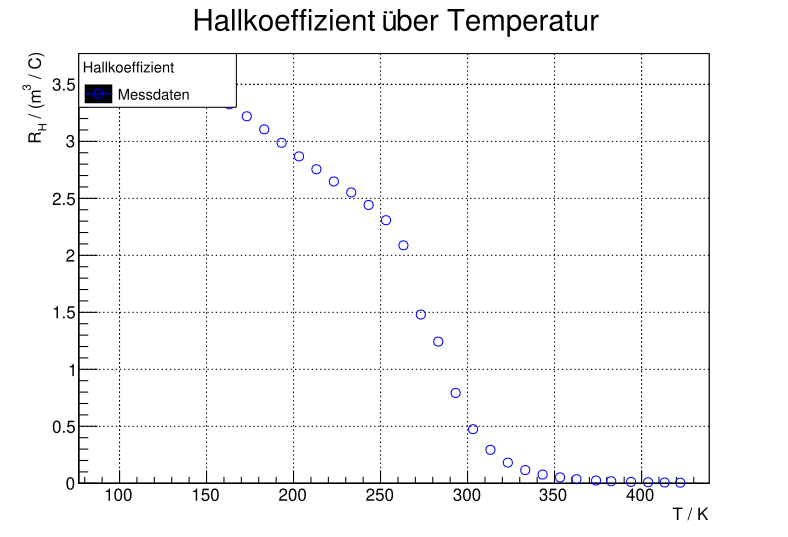

Generate this figure with Python:
#!/usr/bin/env python
#/*************************************
#  *
#  * Filename : A1R_h.py
#  *
#  * Projectname : 
#  *
#  * Author : Oskar Taubert
#  *
#  * Creation Date : So 12 Jun 2016 15:24:47 CEST
#  *
#  * Last Modified : So 26 Jun 2016 21:47:07 CEST
#  *
#  *************************************/
#
from ROOT import *

import csv

import numpy as np

gROOT.Reset();

###the other random shit
#Probe A Abmessungen
l = 19. # mm
b = 10. # mm
d = 1. # mm

B = 0.5 # T


###entries:
Ts = np.array([], dtype=np.float) # in degree Celsius
IAs = np.array([], dtype=np.float) # in mA
UAleit = np.array([], dtype=np.float) # V
UAHplus = np.array([], dtype=np.float) # mV
UAHminus = np.array([], dtype=np.float) # mV
IBs = np.array([], dtype=np.float) # muA
UBleit = np.array([], dtype=np.float) # mV
UBHplus = np.array([], dtype=np.float) # mV
UBHminus = np.array([], dtype=np.float) # mV

UAH = np.array([], dtype=np.float)
UBH = np.array([], dtype=np.float)


filename = "data.csv"

data = open(filename);

for line in data:
    if line.startswith("#") or line.startswith(" ") or line.startswith("\n"):
        continue;
    line = line.split()

    Ts = np.append(Ts, float(line[0]))
    IAs = np.append(IAs, float(line[1]))
    UAleit = np.append(UAleit, float(line[2]))
    UAHplus = np.append(UAHplus, float(line[3]))
    UAHminus = np.append(UAHminus, float(line[4]))

    if len(line) > 5:
        IBs = np.append(IBs, float(line[5]))
        UBleit = np.append(UBleit, float(line[6]))
        UBHplus = np.append(UBHplus, float(line[7]))
        UBHminus = np.append(UBHminus, float(line[8]))

data.close()
#preprocessing
UAH = (UAHplus - UAHminus) / 2;
UBH = (UBHplus - UBHminus) / 2;
Ts = Ts + 273.15
errT = 0.1 * np.ones(len(Ts))


############################
### calc Hallkoeff R_H
############################
#TODO: oskar have to put the actual error in
errR_H = np.zeros(len(Ts))
R_Hs = - UAH * b / (IAs * B ) * 0.001 # cubic meters / coulomb

#write R_Hs to csv for protocol
with open('R_H.csv', 'wb') as csvfile:
    R_Hwriter = csv.writer(csvfile, delimiter=' ')
    R_Hwriter.writerow(['#T in K', '#R_H in m**3 / C'])
    R_Hwriter.writerows(zip(Ts, R_Hs))

gHallk = TGraphErrors(len(Ts), Ts, R_Hs, errT, errR_H)

mg = TMultiGraph()

mg.SetTitle("Hallkoeffizient #ddot{u}ber Temperatur;T / K;R_{H} / (m^{3} / C)")

gHallk.SetMarkerStyle(kOpenCircle)
gHallk.SetMarkerColor(kBlue)
gHallk.SetLineColor(kBlue)


leg = TLegend(.1,.8,.3,.9,"Hallkoeffizient")
leg.SetFillColor(0)
leg.AddEntry(gHallk, "Messdaten")


c1 = TCanvas( 'c1', '', 200, 10, 700, 500)
c1.SetGrid()


mg.Add(gHallk)
mg.Draw("AP")
leg.Draw("SAME")

c1.Update()

c1.SaveAs("A1R_h.pdf")

#raw_input()
